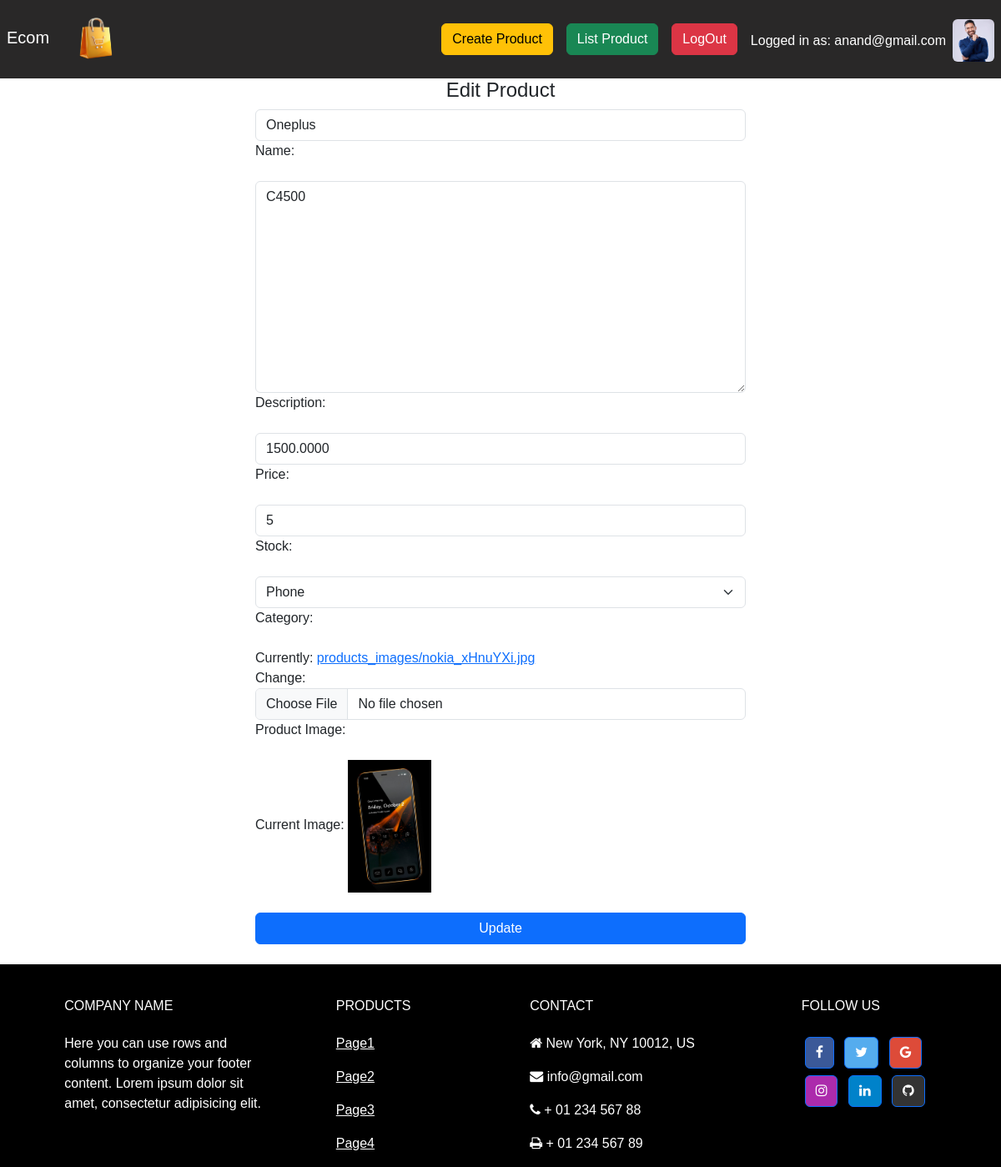
Page /products/edit/15/ (signed in) on the committed database.
### usermanagement/models.py (models this page shows)
class Customuser(AbstractBaseUser, PermissionsMixin):
    email = models.EmailField(_('email address'), unique=True)
    phonenumber = models.CharField(_('phone_number'), unique=True)
    user_name = models.CharField(_('username'), max_length=150, unique=True)
    profile_img=models.ImageField(_("profile_image"),upload_to="profile_images/",blank=True,null=True)
    created_date = models.DateField(_('created_date'), default=timezone.now)
    is_staff = models.BooleanField(_('is_staff'), default=False)
    is_active = models.BooleanField(_('is_active'), default=True)
    is_superuser=models.BooleanField("is_superuser",default=False)
    USERNAME_FIELD = 'email'
    REQUIRED_FIELDS = ['phonenumber', 'user_name']
    objects = Customusermanager()

### products/models.py (models this page shows, shortened)
class Products(models.Model):
    name= models.CharField(max_length=255,unique=True)
    description=models.TextField(blank=True)
    price=models.DecimalField(max_digits=10,decimal_places=4)
    stock=models.PositiveIntegerField()
    category=models.CharField(max_length=100)
    image=models.ImageField(upload_to='products_images/',blank=True,null=True)
    is_available=models.BooleanField(default=True)
    created_at=models.DateTimeField(auto_now_add=True)
    updated_at=models.DateTimeField(auto_now=True)

### products/views.py (the view)
# urls.py: path("edit/<int:product_id>/",editproduct,name='editproducturl'),
@never_cache
@login_required
def editproduct(request, product_id):
    product = get_object_or_404(Products, id=product_id)
    recent_edit = request.session.get('recent_edit', [])
    if product_id in recent_edit:
        recent_edit.remove(product_id)
    recent_edit.insert(0,int(product_id))
    recent_edit = recent_edit[:3]
    request.session['recent_edit'] = recent_edit
    if request.method == "POST" and product:
        updated_form = ProductForm(
            request.POST, request.FILES, instance=product)
        if updated_form.is_valid():
            updated_form.save()
            return redirect("productlist")
    form = ProductForm(instance=product)
    return render(request, 'product_edit.html', {'editform': form,'title':titles[2]})

### templates/product_edit.html (shortened to what this page needs)
{%extends 'index.html'%}
{%load static%}
{%block content%}
<div class="row justify-content-center align-content-center">
    <p class="h4 text-center">Edit Product</p>
    <form method="post" class="col-10  col-lg-6" enctype="multipart/form-data">
        {%for fields in editform %}
        <div data-mdb-input-init class="form-outline mb-4">
            {{fields}}
            {{fields.label_tag}}
        </div>
        {%endfor%}
            Current Image:
            <img src="{{editform.instance.image.url}}" class="img-fluid" width="100" alt="">
        <button type="submit" data-mdb-button-init data-mdb-ripple-init
            class="w-100 btn btn-primary btn-block my-4">Update</button>
    </form>
</div>
{%endblock%}

### templates/navbar.html (shortened to what this page needs)
{%load static%}
<nav class="navbar navbar-expand-lg navbar-dark nav-custom-bg">
  <div class="container-fluid px-2">
    <a class="navbar-brand" href="{%url 'indexpage' %}">Ecom
        <img src="{%static 'usermanagement/images/vecteezy_shopping-bag-icon-on-transparent-background_55779575.png' %}" width="100" >
    </a>
    <div class="collapse navbar-collapse justify-content-end" id="navbarSupportedContent">
      <ul class="navbar-nav mr-auto d-flex justify-content-around align-items-end">
        {% if user.is_authenticated %}
        <li class="nav-item">
          <a class="nav-link" href="{%url 'createproduct'%}"><button class="btn btn-warning">Create Product</button></a>
        </li>
        <li class="nav-item">
          <a class="nav-link" href="{%url 'productlist'%}"><button class="btn btn-success">List Product</button></a>
        </li>
        <li class="nav-item">
          <a class="nav-link" href="{%url 'logout'%}"><button type="button" class="btn btn-danger">LogOut</button></a>
        </li>
        <li class="nav-item">
          <span class="nav-link text-white h6">Logged in as: {{ user.email }}</span>
        </li>
        <li>
          <img class="img-rounded rounded-2"  width="50"  src="{{user.profile_img.url}}">
        </li>
        {% endif %}
      </ul>
    </div>
  </div>
</nav>

### static/usermanagement/css/style.css (style rules this page uses)
* { padding: 0; margin: 0; box-sizing: border-box; font-family: 'Franklin Gothic Medium', 'Arial Narrow', Arial, sans-serif; }
.nav-custom-bg { background-color: rgb(41, 40, 40); }

### rows in the picture
Customuser: email "anand@gmail.com", profile_img (picture)
Products: editform "Oneplus" "C4500" "1500.0000" "5" "Phone", instance.image (picture)

### other values in the picture
{{ fields.label_tag }} "Name:" "Description:" "Price:" "Stock:" "Category:" "Product Image:"
